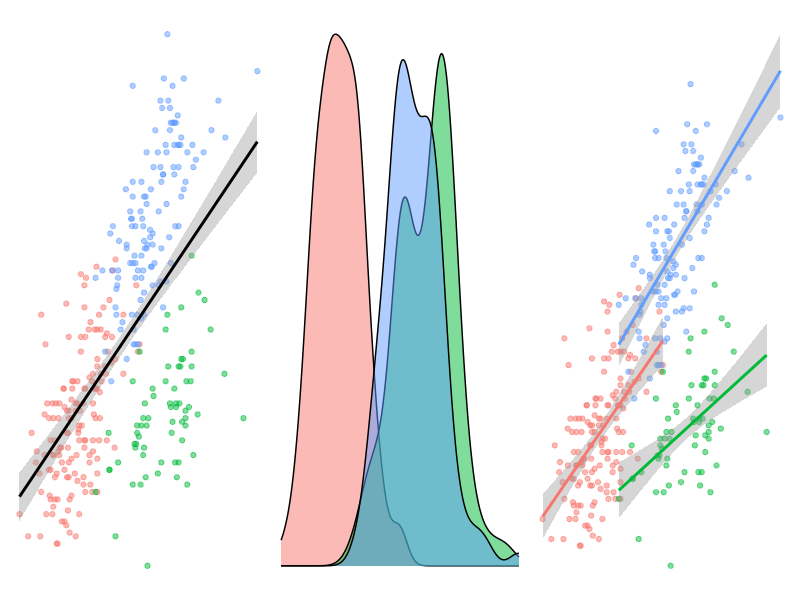

Source code (R):

library(tidyverse)
library(palmerpenguins)
library(ggridges)
library(patchwork)


p1 <- ggplot(data = penguins,
       mapping = aes(x = bill_length_mm, fill = species)
       ) +
  geom_density(alpha = 0.5) +
  theme_void() +
  theme(legend.position = "none")


p2 <- ggplot(data = penguins,
       mapping = aes(x = bill_length_mm, y = body_mass_g, color = species)
       ) +
  geom_point(alpha = 0.5) +
  geom_smooth(method = "lm") +
  theme_void() +
  theme(legend.position = "none")

p3 <- ggplot(data = penguins,
             mapping = aes(x = bill_length_mm, y = body_mass_g)
             ) +
  geom_point(mapping = aes(color = species), alpha = 0.5) +
  geom_smooth(method = "lm", color = "black") +
  theme_void() +
  theme(legend.position = "none")


p3 + p1 + p2




